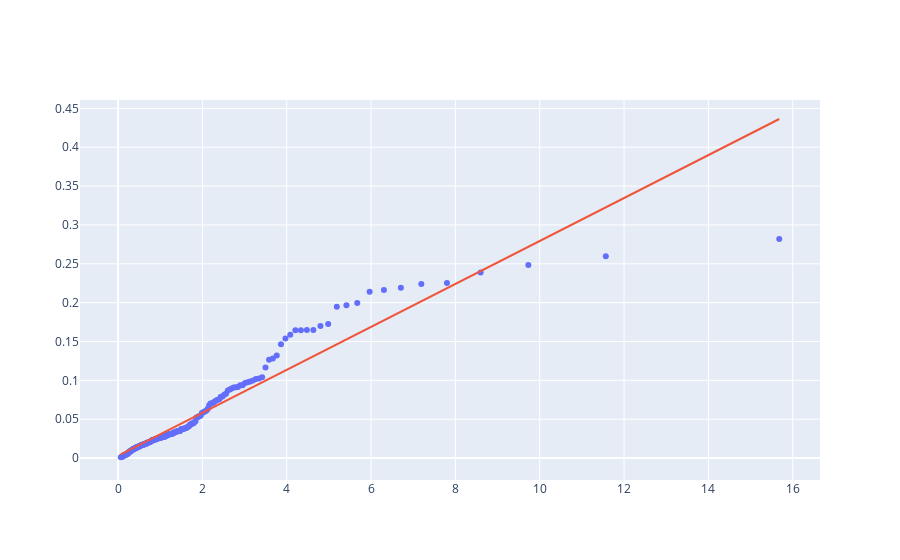

The notebook cell this image was saved under:
### Markdown cell above
Let's plot a QQ plot. This will provide a visual indication as to the normality of the data. If the points closely follow the diagonal line, then they closely fit the pattern we would expect from a Gaussian distribution.

### Code cell
qq = stats.probplot(df_assess["absolute_error"].values, dist='lognorm', sparams=(1))
x = np.array([qq[0][0][0], qq[0][0][-1]])

fig = go.Figure()
fig.add_scatter(x=qq[0][0], y=qq[0][1], mode='markers')
fig.add_scatter(x=x, y=qq[1][1] + qq[1][0]*x, mode='lines')
fig.layout.update(showlegend=False)
fig.show()

### Figure 1 — Plotly figure (JSON) as saved in the notebook; plotly's stock layout.template omitted (floating-point values rounded to 4 significant figures; data arrays with more than 128 entries replaced by an {"elided": "..."} marker saying what was removed)
{"data": [{"mode": "markers", "type": "scatter", "x": {"elided": "234 float values"}, "y": {"elided": "234 float values"}}, {"mode": "lines", "type": "scatter", "x": [0.06377, 15.68], "y": [0.004868, 0.4363]}], "layout": {"showlegend": false}}
